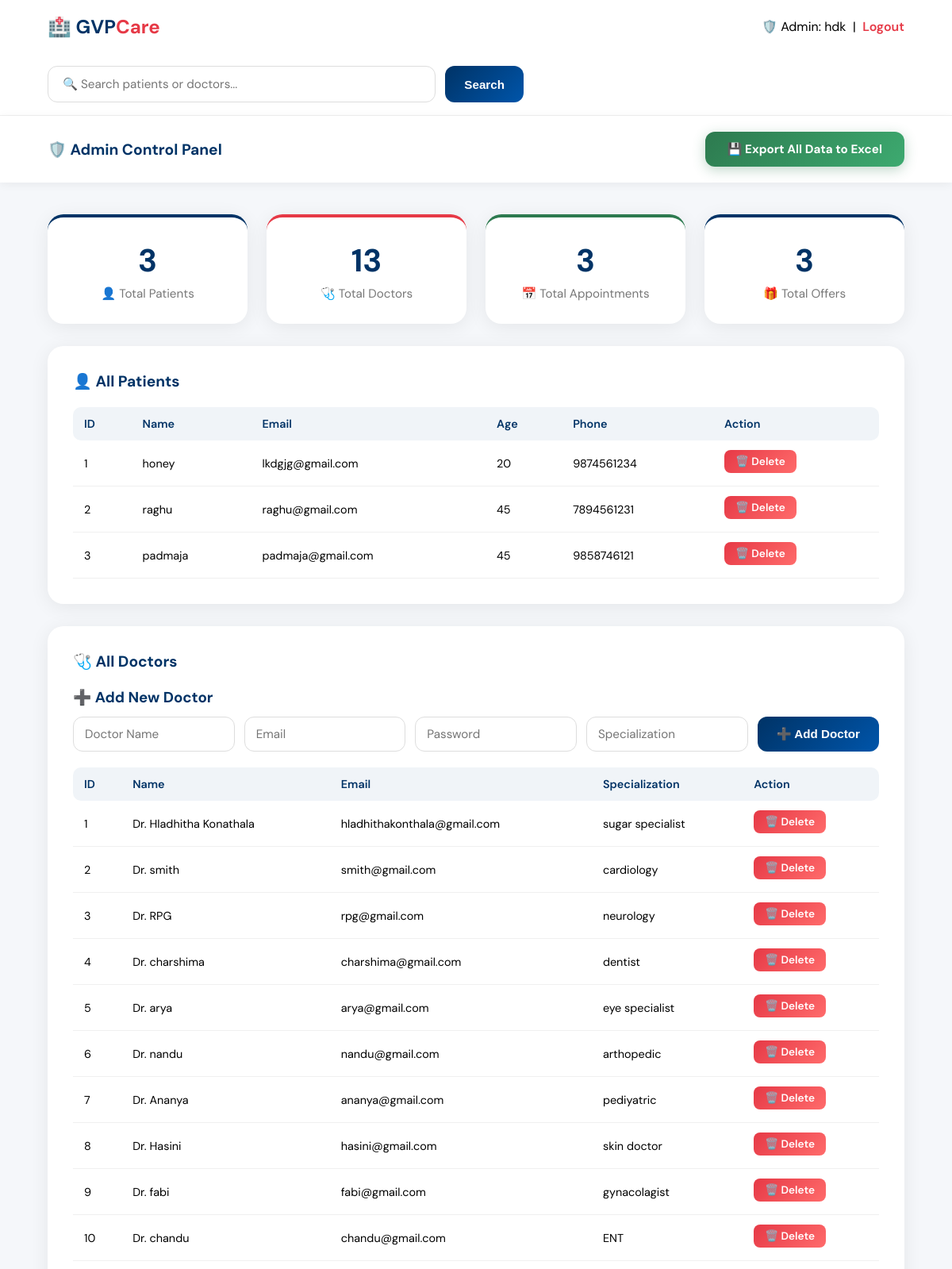
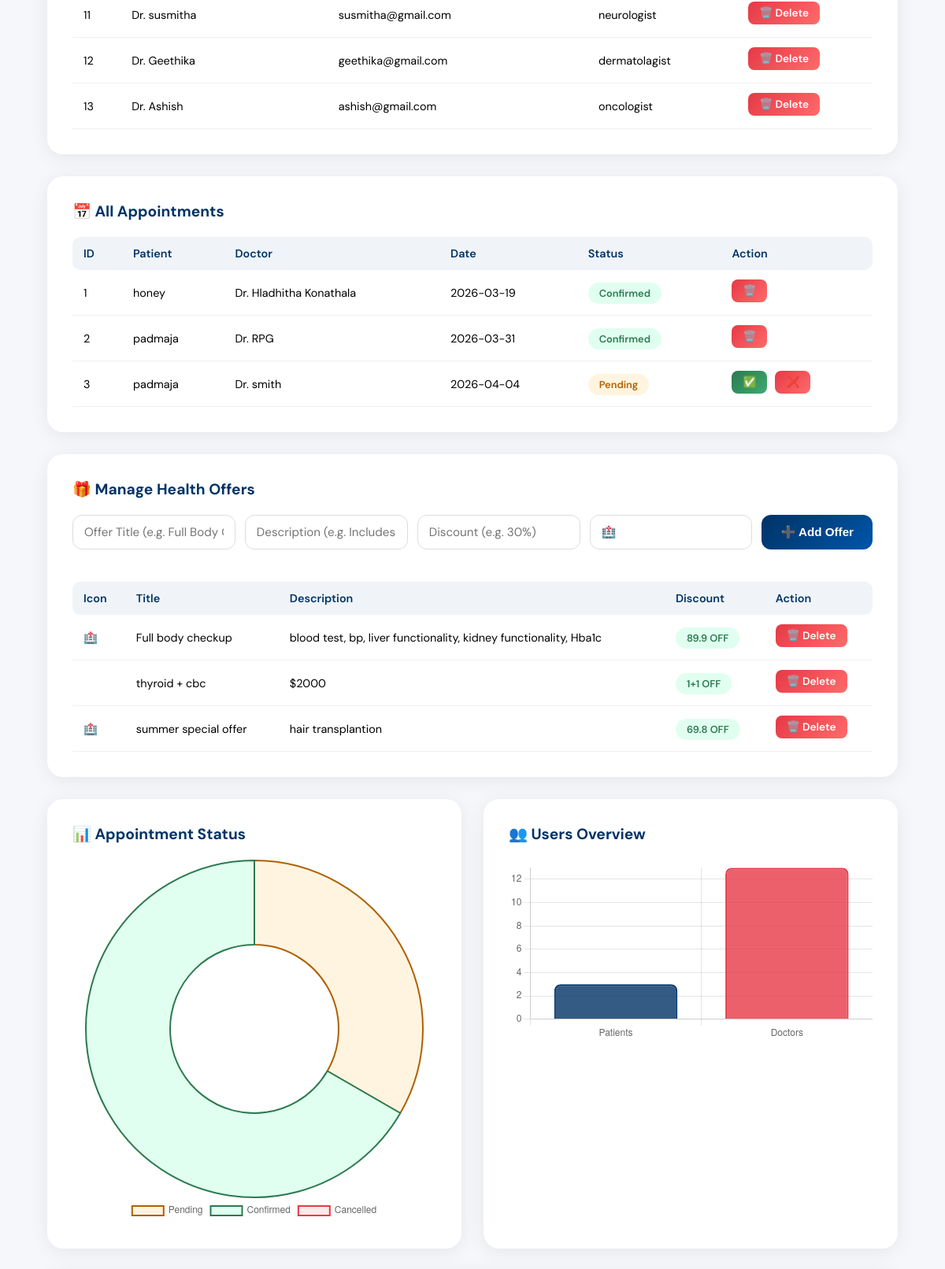
The app's page /admin/dashboard (signed in, upper part) with its own data (2 pictures, top to bottom).
### app.py (models this page shows)
class Patient(db.Model):
    id       = db.Column(db.Integer, primary_key=True)
    name     = db.Column(db.String(100), nullable=False)
    email    = db.Column(db.String(120), unique=True, nullable=False)
    password = db.Column(db.String(200), nullable=False)
    age      = db.Column(db.Integer)
    phone    = db.Column(db.String(15))

class Doctor(db.Model):
    id             = db.Column(db.Integer, primary_key=True)
    name           = db.Column(db.String(100), nullable=False)
    email          = db.Column(db.String(120), unique=True, nullable=False)
    password       = db.Column(db.String(200), nullable=False)
    specialization = db.Column(db.String(100))

class Appointment(db.Model):
    id         = db.Column(db.Integer, primary_key=True)
    patient_id = db.Column(db.Integer, db.ForeignKey('patient.id'))
    doctor_id  = db.Column(db.Integer, db.ForeignKey('doctor.id'))
    date       = db.Column(db.String(50))
    status     = db.Column(db.String(20), default='Pending')
    patient    = db.relationship('Patient', backref='appointments')
    doctor     = db.relationship('Doctor',  backref='appointments')

class Offer(db.Model):
    id          = db.Column(db.Integer, primary_key=True)
    title       = db.Column(db.String(100), nullable=False)
    description = db.Column(db.String(200), nullable=False)
    discount    = db.Column(db.String(50), nullable=False)
    icon        = db.Column(db.String(10), default='🏥')

### app.py (the view)
@app.route('/admin/dashboard')
def admin_dashboard():
    if session.get('user_role') != 'admin':
        return redirect(url_for('index'))
    patients     = Patient.query.all()
    doctors      = Doctor.query.all()
    appointments = Appointment.query.all()
    offers       = Offer.query.all()
    return render_template('admin_dashboard.html',
                           patients=patients,
                           doctors=doctors,
                           appointments=appointments,
                           offers=offers)

### templates/admin_dashboard.html (shortened to what this page needs)
<!DOCTYPE html>
<html lang="en">
<head>
  <link rel="stylesheet" href="{{ url_for('static', filename='style.css') }}">
</head>
<body class="dash-body">
  <nav class="dash-nav">
    <div class="logo">🏥 GVP<span>Care</span></div>
    <div>🛡️ Admin: {{ session['user_name'] }} &nbsp;|&nbsp; <a href="/logout">Logout</a></div>
  </nav>
  <div class="admin-search-bar">
    <form method="GET" action="/admin/search" class="search-form">
      <div class="search-wrap">
        <input type="text" name="q" placeholder="🔍 Search patients or doctors...">
        <button type="submit">Search</button>
      </div>
    </form>
  </div>
  <div class="export-bar">
    <h2>🛡️ Admin Control Panel</h2>
    <a href="/admin/export" class="export-btn">💾 Export All Data to Excel</a>
  </div>
  <div class="dash-container">
    <div class="admin-stats">
      <div class="stat-card">
        <h2>{{ patients|length }}</h2>
        <p>👤 Total Patients</p>
      </div>
      <div class="stat-card">
        <h2>{{ doctors|length }}</h2>
        <p>🩺 Total Doctors</p>
      </div>
      <div class="stat-card">
        <h2>{{ appointments|length }}</h2>
        <p>📅 Total Appointments</p>
      </div>
      <div class="stat-card">
        <h2>{{ offers|length }}</h2>
        <p>🎁 Total Offers</p>
      </div>
    </div>
    <div class="dash-card full-width">
      <h2>👤 All Patients</h2>
      {% if patients %}
        <table class="appt-table">
          <tr>
            <th>ID</th>
            <th>Name</th>
            <th>Email</th>
            <th>Age</th>
            <th>Phone</th>
            <th>Action</th>
          </tr>
          {% for p in patients %}
            <tr>
              <td>{{ p.id }}</td>
              <td>{{ p.name }}</td>
              <td>{{ p.email }}</td>
              <td>{{ p.age or '—' }}</td>
              <td>{{ p.phone or '—' }}</td>
              <td>
                <a href="/admin/delete_patient/{{ p.id }}"
                   class="btn-cancel"
                   onclick="return confirm('Delete this patient?')">
                   🗑️ Delete
                </a>
              </td>
            </tr>
          {% endfor %}
        </table>
      {% else %}
        <p class="empty">No patients registered yet.</p>
      {% endif %}
    </div>
    <div class="dash-card full-width">
      <h2>🩺 All Doctors</h2>
      <div style="margin-bottom: 20px;">
        <h3 style="color:#003366; margin-bottom:12px;">➕ Add New Doctor</h3>
        <form method="POST" action="/admin/add_doctor" class="offer-form">
          <input type="text"     name="name"           placeholder="Doctor Name" required>
          <input type="email"    name="email"          placeholder="Email" required>
          <input type="password" name="password"       placeholder="Password" required>
          <input type="text"     name="specialization" placeholder="Specialization" required>
          <button type="submit">➕ Add Doctor</button>
        </form>
      </div>
      {% if doctors %}
        <table class="appt-table">
          <tr>
            <th>ID</th>
            <th>Name</th>
            <th>Email</th>
            <th>Specialization</th>
            <th>Action</th>
          </tr>
          {% for d in doctors %}
            <tr>
              <td>{{ d.id }}</td>
              <td>Dr. {{ d.name }}</td>
              <td>{{ d.email }}</td>
              <td>{{ d.specialization or '—' }}</td>
              <td>
                <a href="/admin/delete_doctor/{{ d.id }}"
                   class="btn-cancel"
                   onclick="return confirm('Delete this doctor?')">
                   🗑️ Delete
                </a>
              </td>
            </tr>
          {% endfor %}
        </table>
      {% else %}
        <p class="empty">No doctors registered yet.</p>
      {% endif %}
    </div>
    <div class="dash-card full-width">
      <h2>📅 All Appointments</h2>
      {% if appointments %}
        <table class="appt-table">
          <tr>
            <th>ID</th>
            <th>Patient</th>
            <th>Doctor</th>
            <th>Date</th>
            <th>Status</th>
            <th>Action</th>
          </tr>
          {% for a in appointments %}
            <tr>
              <td>{{ a.id }}</td>
              <td>{{ a.patient.name }}</td>
              <td>Dr. {{ a.doctor.name }}</td>
              <td>{{ a.date }}</td>
              <td><span class="badge {{ a.status.lower() }}">{{ a.status }}</span></td>
              <td>
                {% if a.status == 'Pending' %}
                  <a href="/admin/update_appointment/{{ a.id }}/Confirmed" class="btn-confirm">✅</a>
                  <a href="/admin/update_appointment/{{ a.id }}/Cancelled" class="btn-cancel">❌</a>
                {% else %}
                  <a href="/admin/delete_appointment/{{ a.id }}"
                     class="btn-cancel"
                     onclick="return confirm('Delete this appointment?')">🗑️</a>
                {% endif %}
              </td>
            </tr>
          {% endfor %}
        </table>
      {% else %}
        <p class="empty">No appointments yet.</p>
      {% endif %}
    </div>
    <div class="dash-card full-width">
      <h2>🎁 Manage Health Offers</h2>
      <form method="POST" action="/admin/add_offer" class="offer-form">
        <input type="text" name="title"       placeholder="Offer Title (e.g. Full Body Checkup)" required>
        <input type="text" name="description" placeholder="Description (e.g. Includes 20+ tests)" required>
        <input type="text" name="discount"    placeholder="Discount (e.g. 30%)" required>
        <input type="text" name="icon"        placeholder="Icon Emoji (e.g. 🏥)" value="🏥">
        <button type="submit">➕ Add Offer</button>
      </form>
      <br>
      {% if offers %}
        <table class="appt-table">
          <tr>
            <th>Icon</th>
            <th>Title</th>
            <th>Description</th>
            <th>Discount</th>
            <th>Action</th>
          </tr>
          {% for offer in offers %}
            <tr>
              <td>{{ offer.icon }}</td>
              <td>{{ offer.title }}</td>
              <td>{{ offer.description }}</td>
              <td><span class="badge confirmed">{{ offer.discount }} OFF</span></td>
              <td>
                <a href="/admin/delete_offer/{{ offer.id }}"
                   class="btn-cancel"
                   onclick="return confirm('Delete this offer?')">
                   🗑️ Delete
                </a>
              </td>
            </tr>
          {% endfor %}
        </table>
      {% else %}
        <p class="empty">No offers added yet.</p>
      {% endif %}
    </div>
    <div class="dash-card">
      <h2>📊 Appointment Status</h2>
      <canvas id="statusChart"></canvas>
    </div>
    <div class="dash-card">
      <h2>👥 Users Overview</h2>
      <canvas id="usersChart"></canvas>
    </div>
  </div>
  <script>
    const statusCtx = document.getElementById('statusChart').getContext('2d');
    new Chart(statusCtx, {
      type: 'doughnut',
      data: {
        labels: ['Pending', 'Confirmed', 'Cancelled'],
        datasets: [{
          data: [
            {{ appointments | selectattr('status', 'equalto', 'Pending')   | list | length }},
            {{ appointments | selectattr('status', 'equalto', 'Confirmed') | list | length }},
            {{ appointments | selectattr('status', 'equalto', 'Cancelled') | list | length }}
          ],
          backgroundColor: ['#fff4e0', '#e0fff0', '#ffeaea'],
          borderColor:     ['#b06000', '#2d7a4f', '#e63946'],
          borderWidth: 2
        }]
      },
      options: {
        responsive: true,
        plugins: { legend: { position: 'bottom' } }
      }
    });
    const usersCtx = document.getElementById('usersChart').getContext('2d');
    new Chart(usersCtx, {
      type: 'bar',
      data: {
        labels: ['Patients', 'Doctors'],
        datasets: [{
          label: 'Total Users',
          data: [{{ patients|length }}, {{ doctors|length }}],
          backgroundColor: ['rgba(0,51,102,0.8)', 'rgba(230,57,70,0.8)'],
          borderColor:     ['#003366', '#e63946'],
          borderWidth: 2,
          borderRadius: 8
        }]
      },
      options: {
        responsive: true,
        plugins: { legend: { display: false } },
        scales: { y: { beginAtZero: true, ticks: { stepSize: 1 } } }
      }
    });
    const doctorCtx = document.getElementById('doctorChart').getContext('2d');
    new Chart(doctorCtx, {
      type: 'bar',
      data: {
        labels: [{% for d in doctors %}'Dr. {{ d.name }}'{% if not loop.last %},{% endif %}{% endfor %}],
        datasets: [{
          label: 'Appointments',
          data: [{% for d in doctors %}{{ d.appointments|length }}{% if not loop.last %},{% endif %}{% endfor %}],
          backgroundColor: 'rgba(45,122,79,0.8)',
          borderColor: '#2d7a4f',
          borderWidth: 2,
          borderRadius: 8
        }]
      },
      options: {
        responsive: true,
        plugins: { legend: { display: false } },
        scales: { y: { beginAtZero: true, ticks: { stepSize: 1 } } }
      }
    });
  </script>
</body>
</html>

### records on screen
Patient: id "1", name "honey", email "lkdgjg@gmail.com", age "20", phone "9874561234"
Patient: id "2", name "raghu", email "raghu@gmail.com", age "45", phone "7894561231"
Patient: id "3", name "padmaja", email "padmaja@gmail.com", age "45", phone "9858746121"
Doctor: id "1", name "Hladhitha Konathala", email "hladhithakonthala@gmail.com", specialization "sugar specialist"
Doctor: id "2", name "smith", email "smith@gmail.com", specialization "cardiology"
Doctor: id "3", name "RPG", email "rpg@gmail.com", specialization "neurology"
Doctor: id "4", name "charshima", email "charshima@gmail.com", specialization "dentist"
Doctor: id "5", name "arya", email "arya@gmail.com", specialization "eye specialist"
Doctor: id "6", name "nandu", email "nandu@gmail.com", specialization "arthopedic"
Doctor: id "7", name "Ananya", email "ananya@gmail.com", specialization "pediyatric"
Doctor: id "8", name "Hasini", email "hasini@gmail.com", specialization "skin doctor"
Doctor: id "9", name "fabi", email "fabi@gmail.com", specialization "gynacolagist"
Doctor: id "10", name "chandu", email "chandu@gmail.com", specialization "ENT"
Doctor: id "11", name "susmitha", email "susmitha@gmail.com", specialization "neurologist"
Doctor: id "12", name "Geethika", email "geethika@gmail.com", specialization "dermatolagist"
Doctor: id "13", name "Ashish", email "ashish@gmail.com", specialization "oncologist"
Appointment: id "1", patient.name "honey", doctor.name "Hladhitha Konathala", date "2026-03-19", status "Confirmed"
Appointment: id "2", patient.name "padmaja", doctor.name "RPG", date "2026-03-31", status "Confirmed"
Appointment: id "3", patient.name "padmaja", doctor.name "smith", date "2026-04-04", status "Pending"
Offer: icon "🏥", title "Full body checkup", description "blood test, bp, liver functionality, kidney functionality, Hba1c", discount "89.9"
Offer: title "thyroid + cbc", description "$2000", discount "1+1"
Offer: icon "🏥", title "summer special offer", description "hair transplantion", discount "69.8"

### other values on screen
{{ session['user_name'] }} "hdk"
{{ patients|length }} "3"
{{ doctors|length }} "13"
{{ appointments|length }} "3"
{{ offers|length }} "3"
chart data {{ patients|length }} 3
